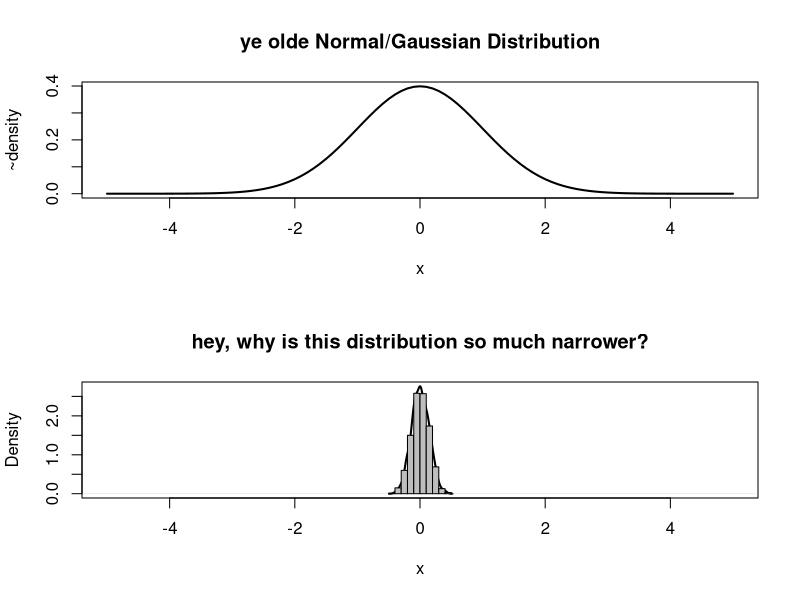
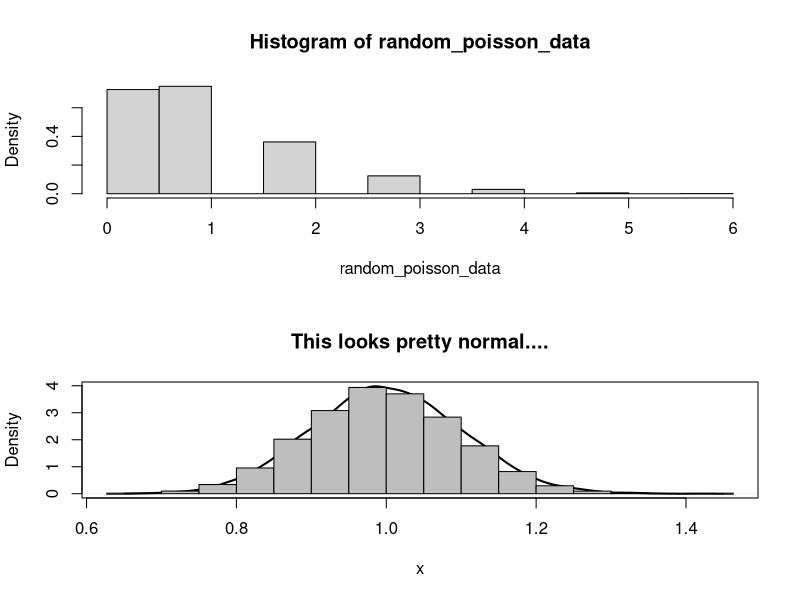
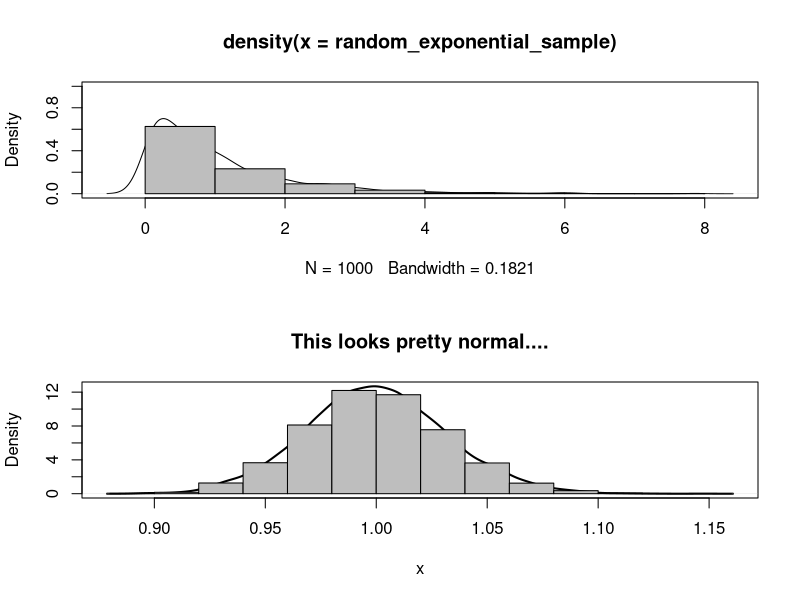

Write R code to recreate these figures, in order.
## ---- chunk 1
knitr::opts_chunk$set(echo = TRUE)
options(list(digits = 4, show.signif.stars = F, show.coef.Pvalues = FALSE))
## ---- chunk 2
par(mfrow=c(2,1))
curve(dnorm(x, mean = 0, sd = 1), -5, 5, 
      lwd = 2, ylab = '~density', 
      main = "ye olde Normal/Gaussian Distribution")
## ---- chunk 3
random_normal_sample_means <- replicate(1000, 
    expr = mean(rnorm(n = 50, mean = 0, sd = 1)))

plot(density(random_normal_sample_means), 
    xlim = c(-5, 5), 
    main = "hey, why is this distribution so much narrower?", 
    lwd = 2, xlab = "x")
    
hist(random_normal_sample_means, add = T, col = "grey", freq = F)

par(mfrow = c(1,1))
## ---- chunk 4
par(mfrow = c(2, 1))

random_poisson_data <- rpois(n = 10000, lambda = 1)

hist(random_poisson_data, freq = F)
## ---- chunk 5
random_poisson_sample_means <- replicate(10000, 
  expr = mean(rpois(n = 100, lambda = 1)))

plot(density(random_poisson_sample_means),  
    main = "This looks pretty normal....", 
    lwd = 2, xlab = "x")
    
hist(random_poisson_sample_means, add = T , col = "grey", freq = F)

par(mfrow = c(1, 1))
## ---- chunk 6
par(mfrow = c(2, 1))
random_exponential_sample <- rexp(1000, rate = 1)

plot(density(random_exponential_sample), 
    ylim = c(0, 1))

hist(random_exponential_sample, add = T, col = "grey", freq = F)
## ---- chunk 7
random_exponential_sample_means <- replicate(10000, 
    expr = mean(rexp(n = 1000, rate = 1)))

plot(density(random_exponential_sample_means),  
    main = "This looks pretty normal....", 
    lwd = 2, xlab = "x")
    
hist(random_exponential_sample_means , add = T, col = "grey", freq = F)
par(mfrow = c(1, 1))
